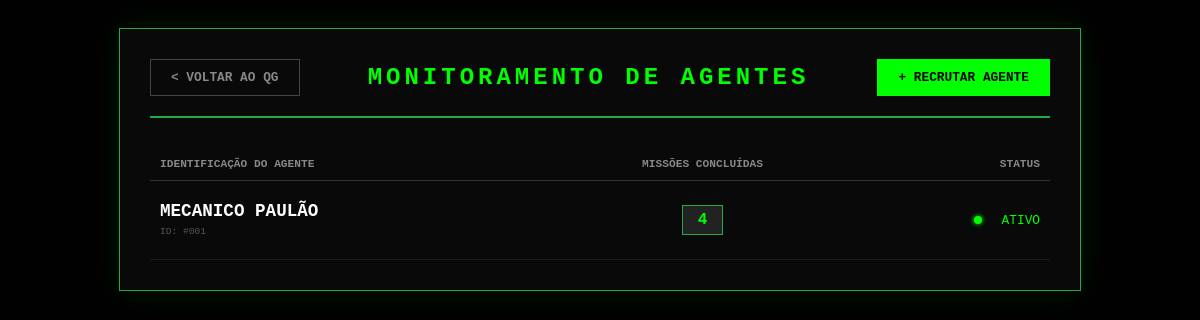
Page /agentes/ on the committed database.
### oficina/models.py (models this page shows, shortened)
class Mecanico(models.Model):
    nome = models.CharField(max_length=100)
    especialidade = models.CharField(max_length=100, blank=True, null=True)

### oficina/views.py (the view)
# urls.py: path("agentes/", views.painel_agentes, name="painel_agentes"),
def painel_agentes(request):
    agentes = Mecanico.objects.annotate(total_servicos=Count('servico'))
    return render(request, "oficina/painel_agentes.html", {"agentes": agentes})

### oficina/templates/oficina/painel_agentes.html (shortened to what this page needs)
<!DOCTYPE html>
<html lang="pt-br">
<head>
    {% load static %}
</head>
<body>
    <div class="monitor-container">
        <div class="header-painel">
            <a href="{% url 'home' %}" class="btn-acao btn-voltar">< VOLTAR AO QG</a>
            <h1>Monitoramento de Agentes</h1>
            <a href="{% url 'recrutar_agente' %}" class="btn-acao btn-recrutar">+ RECRUTAR AGENTE</a>
        </div>
        <table>
            <thead>
                <tr>
                    <th>IDENTIFICAÇÃO DO AGENTE</th>
                    <th style="text-align: center;">MISSÕES CONCLUÍDAS</th>
                    <th style="text-align: right;">STATUS</th>
                </tr>
            </thead>
            <tbody>
                {% for agente in agentes %}
                <tr>
                    <td>
                        <div class="agente-nome">{{ agente.nome|upper }}</div>
                        <span style="font-size: 0.6rem; color: #555;">ID: #00{{ agente.id }}</span>
                    </td>
                    <td style="text-align: center;">
                        <span class="missao-count">{{ agente.total_servicos }}</span>
                    </td>
                    <td style="text-align: right;">
                        <span class="status-online"></span>
                        <span style="font-size: 0.8rem;">ATIVO</span>
                    </td>
                </tr>
                {% empty %}
                <tr>
                    <td colspan="3" class="empty-msg">
                        NENHUM AGENTE RECRUTADO NO SISTEMA. ACESSE O MÓDULO DE RECRUTAMENTO.
                    </td>
                </tr>
                {% endfor %}
            </tbody>
        </table>
    </div>
</body>
</html>

### rows in the picture
Mecanico: nome "MECANICO PAULÃO", id "1", total_servicos "4"
